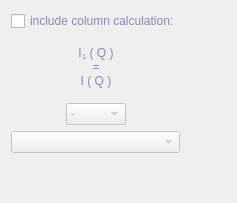
         <widget class="QWidget" name="page_4">
          <property name="geometry">
           <rect>
            <x>0</x>
            <y>0</y>
            <width>237</width>
            <height>203</height>
           </rect>
          </property>
          <attribute name="label">
           <string>1D Calculator</string>
          </attribute>
          <layout class="QVBoxLayout" name="verticalLayout_15">
           <item>
            <layout class="QHBoxLayout" name="horizontalLayout_8">
             <item>
              <layout class="QVBoxLayout" name="verticalLayout_14">
               <property name="bottomMargin">
                <number>20</number>
               </property>
               <item>
                <widget class="QCheckBox" name="checkBox1DCalculator">
                 <property name="sizePolicy">
                  <sizepolicy hsizetype="Fixed" vsizetype="Fixed">
                   <horstretch>0</horstretch>
                   <verstretch>0</verstretch>
                  </sizepolicy>
                 </property>
                 <property name="palette">
                  <palette>
                   <active>
                    <colorrole role="WindowText">
                     <brush brushstyle="SolidPattern">
                      <color alpha="255">
                       <red>137</red>
                       <green>137</green>
                       <blue>183</blue>
                      </color>
                     </brush>
                    </colorrole>
                   </active>
                   <inactive>
                    <colorrole role="WindowText">
                     <brush brushstyle="SolidPattern">
                      <color alpha="255">
                       <red>137</red>
                       <green>137</green>
                       <blue>183</blue>
                      </color>
                     </brush>
                    </colorrole>
                   </inactive>
                   <disabled>
                    <colorrole role="WindowText">
                     <brush brushstyle="SolidPattern">
                      <color alpha="255">
                       <red>128</red>
                       <green>128</green>
                       <blue>128</blue>
                      </color>
                     </brush>
                    </colorrole>
                   </disabled>
                  </palette>
                 </property>
                 <property name="text">
                  <string>include column calculation:</string>
                 </property>
                </widget>
               </item>
               <item>
                <layout class="QHBoxLayout" name="horizontalLayout_6">
                 <item>
                  <spacer name="horizontalSpacer_6">
                   <property name="orientation">
                    <enum>Qt::Horizontal</enum>
                   </property>
                   <property name="sizeType">
                    <enum>QSizePolicy::Minimum</enum>
                   </property>
                   <property name="sizeHint" stdset="0">
                    <size>
                     <width>1</width>
                     <height>5</height>
                    </size>
                   </property>
                  </spacer>
                 </item>
                 <item>
                  <widget class="QLabel" name="textLabelPresVia_2_3">
                   <property name="sizePolicy">
                    <sizepolicy hsizetype="Preferred" vsizetype="Fixed">
                     <horstretch>0</horstretch>
                     <verstretch>0</verstretch>
                    </sizepolicy>
                   </property>
                   <property name="minimumSize">
                    <size>
                     <width>105</width>
                     <height>60</height>
                    </size>
                   </property>
                   <property name="text">
                    <string>&lt;html&gt;&lt;head/&gt;&lt;body&gt;&lt;p align=&quot;center&quot;&gt;&lt;span style=&quot; color:#8989b7;&quot;&gt;I&lt;/span&gt;&lt;span style=&quot; color:#8989b7; vertical-align:sub;&quot;&gt;1&lt;/span&gt;&lt;span style=&quot; color:#8989b7;&quot;&gt; ( Q ) &lt;br/&gt;= &lt;br/&gt;I ( Q )&lt;/span&gt;&lt;/p&gt;&lt;/body&gt;&lt;/html&gt;</string>
                   </property>
                   <property name="alignment">
                    <set>Qt::AlignCenter</set>
                   </property>
                   <property name="wordWrap">
                    <bool>true</bool>
                   </property>
                  </widget>
                 </item>
                </layout>
               </item>
               <item>
                <layout class="QHBoxLayout" name="horizontalLayout_7">
                 <item>
                  <spacer name="horizontalSpacer_7">
                   <property name="orientation">
                    <enum>Qt::Horizontal</enum>
                   </property>
                   <property name="sizeType">
                    <enum>QSizePolicy::Minimum</enum>
                   </property>
                   <property name="sizeHint" stdset="0">
                    <size>
                     <width>1</width>
                     <height>5</height>
                    </size>
                   </property>
                  </spacer>
                 </item>
                 <item>
                  <widget class="QComboBox" name="comboBoxMath1D">
                   <property name="enabled">
                    <bool>false</bool>
                   </property>
                   <property name="sizePolicy">
                    <sizepolicy hsizetype="Minimum" vsizetype="Fixed">
                     <horstretch>0</horstretch>
                     <verstretch>0</verstretch>
                    </sizepolicy>
                   </property>
                   <property name="minimumSize">
                    <size>
                     <width>60</width>
                     <height>0</height>
                    </size>
                   </property>
                   <property name="maximumSize">
                    <size>
                     <width>60</width>
                     <height>25</height>
                    </size>
                   </property>
                   <property name="currentIndex">
                    <number>1</number>
                   </property>
                   <item>
                    <property name="text">
                     <string>+</string>
                    </property>
                   </item>
                   <item>
                    <property name="text">
                     <string>-</string>
                    </property>
                   </item>
                   <item>
                    <property name="text">
                     <string>*</string>
                    </property>
                   </item>
                   <item>
                    <property name="text">
                     <string>/</string>
                    </property>
                   </item>
                  </widget>
                 </item>
                </layout>
               </item>
               <item>
                <widget class="QComboBox" name="comboBox1DclacTables">
                 <property name="enabled">
                  <bool>false</bool>
                 </property>
                 <property name="sizePolicy">
                  <sizepolicy hsizetype="Minimum" vsizetype="Fixed">
                   <horstretch>0</horstretch>
                   <verstretch>0</verstretch>
                  </sizepolicy>
                 </property>
                </widget>
               </item>
              </layout>
             </item>
             <item>
              <spacer name="horizontalSpacer_8">
               <property name="orientation">
                <enum>Qt::Horizontal</enum>
               </property>
               <property name="sizeHint" stdset="0">
                <size>
                 <width>1</width>
                 <height>5</height>
                </size>
               </property>
              </spacer>
             </item>
            </layout>
           </item>
           <item>
            <spacer name="verticalSpacer_10">
             <property name="orientation">
              <enum>Qt::Vertical</enum>
             </property>
             <property name="sizeHint" stdset="0">
              <size>
               <width>5</width>
               <height>1</height>
              </size>
             </property>
            </spacer>
           </item>
          </layout>
         </widget>
